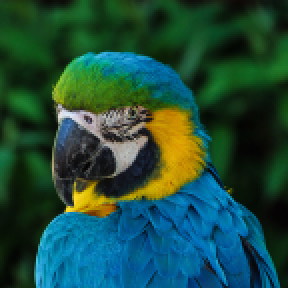
#> input picture cs355Notebooks/lab9/test.png, 144 x 144 px (shown 2 times larger)
$ python bilinear_interpolate.py   (older library calls are emulated)
#> lines starting #> are read from the running program, lines starting #| are printed output that depends on the picture
from scipy.ndimage import imread
import matplotlib.pyplot as plt
import numpy as np
from scipy.misc import imsave
import math


class Point:
    def __init__(self, x, y, value):
        self.x = x
        self.y = y
        self.rgb = value

    def __str__(self):
        return f'({self.x}, {self.y})'

    def __repr__(self):
        return f'Point({self.x}, {self.y})'


# Your bilinear interpolation function
def interpolate(points, x, y):
    point0 = points[0]
    point1 = points[1]
    point2 = points[2]
    point3 = points[3]

    x1, y1, q11 = point0.x, point0.y, point0.rgb
    _x1, y2, q12 = point1.x, point1.y, point1.rgb
    x2, _y1, q21 = point2.x, point2.y, point2.rgb
    _x2, _y2, q22 = point3.x, point3.y, point3.rgb

    if x1 != _x1 or x2 != _x2 or y1 != _y1 or y2 != _y2:
        raise ValueError('points do not form a rectangle')
    if not x1 <= x <= x2 or not y1 <= y <= y2:
        raise ValueError('(x, y) not within the rectangle')

    return (q11 * (x2 - x) * (y2 - y) +
            q21 * (x - x1) * (y2 - y) +
            q12 * (x2 - x) * (y - y1) +
            q22 * (x - x1) * (y - y1)
            ) / ((x2 - x1) * (y2 - y1) + 0.0)


def resize_image(image, height, width):
    new_image = np.zeros((int(height), (int(width)), 3), dtype="uint8")

    # Step 1 get the scalars of the image
    og_height, og_width, _ = image.shape
    scalar_y, scalar_x = round(height / og_height, 2), round(width / og_width, 2)

    for i in range(0, og_height):
        for j in range(0, og_width):
            y = i
            x = j

            if i == og_height - 1:
                y -= 1
            if j == og_width - 1:
                x -= 1

            a = Point(j * scalar_x, i * scalar_y, image[y][x])
            b = Point(j * scalar_x, (i + 1) * scalar_y, image[y + 1][x])
            c = Point((j + 1) * scalar_x, i * scalar_y, image[y, x + 1])
            d = Point((j + 1) * scalar_x, (i + 1) * scalar_y, image[y + 1][x + 1])
            points = [a, b, c, d]

            for k in range(math.ceil(scalar_y * i), math.floor(scalar_y * (i + 1)) + 1):
                for l in range(math.ceil(scalar_x * j), math.floor(scalar_x * (j + 1)) + 1):
                    if k < height and l < width:
                        rgb = interpolate(points, l, k)
                        new_image[k][l] = rgb

    return new_image


filename = "test.png"
image = imread(filename)
#> image is the input picture: shape (144, 144, 3); mean R, G, B 30.5, 75.9, 61.2
h, w, _ = image.shape
#> h = 144; w = 144

print("H: ", h, "w: ", w)
#| H:  144 w:  144
result = np.zeros((int(2.3 * h), (int(2.3 * w)), 3), dtype="uint8")

result[0:h, 0:w, :] = image  # Temporary line, you can delete it
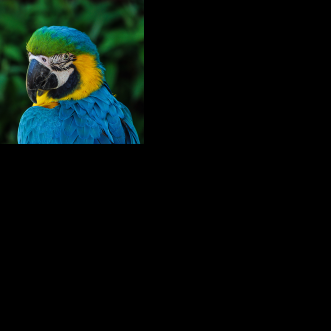
#> result: shape (331, 331, 3); mean R, G, B 5.8, 14.4, 11.6

plt.imshow(result, vmin=0)
plt.show()

result = resize_image(image, int(2.3 * h), int(2.3 * w))
#> the loop in resize_image, `for i in range(0, og_height):` made 144 passes
#> after the loop in resize_image, `for i in range(0, og_height):`:
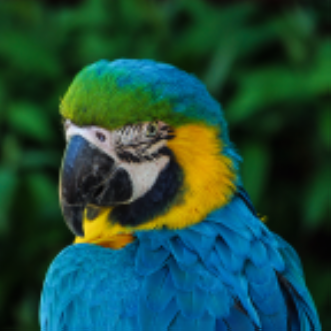
#> new_image: shape (331, 331, 3); mean R, G, B 30, 75.5, 60.9

plt.imshow(result, vmin=0)
plt.show()
